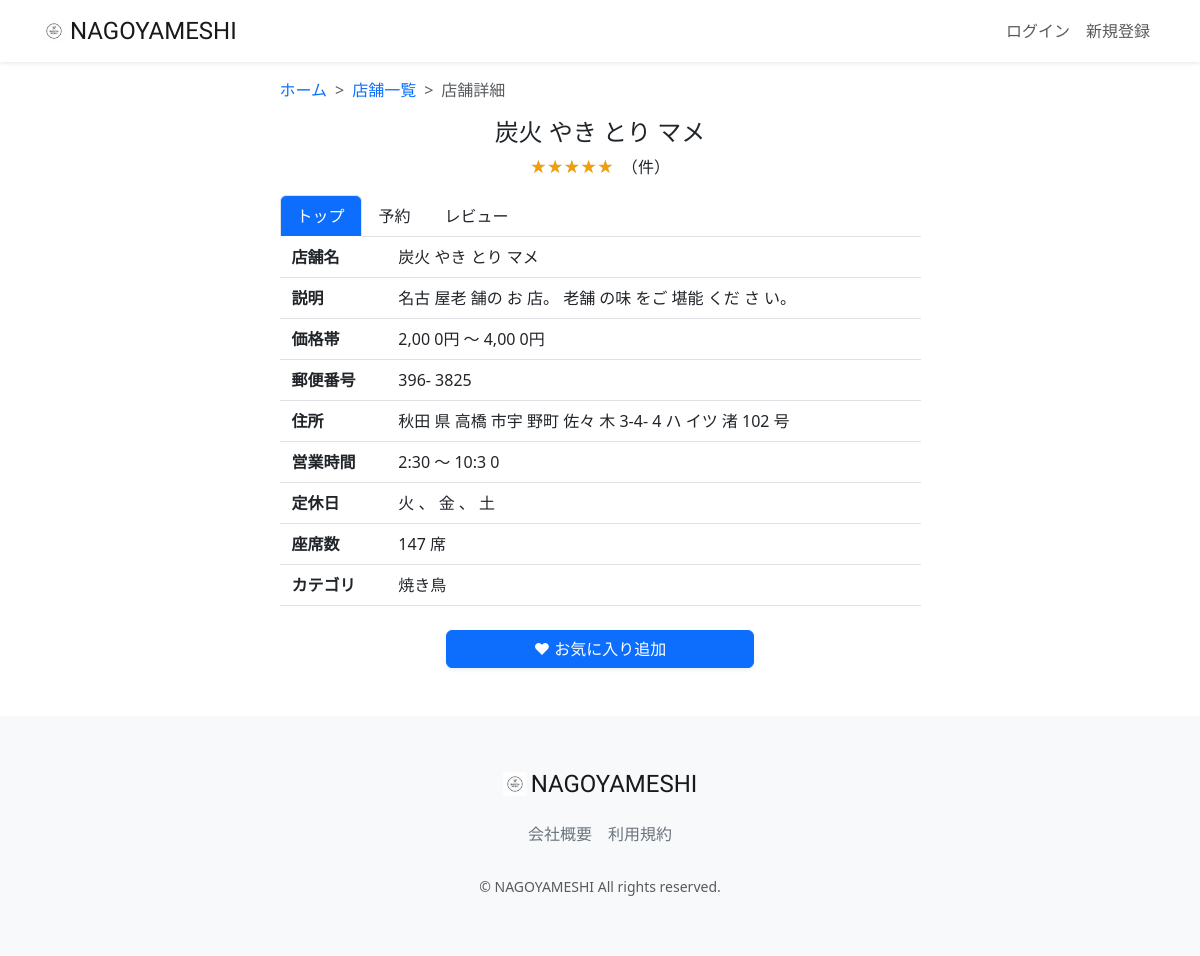
The page /restaurant-detail/1/ on the database its author committed.
### restaurant/models.py (models this page shows, shortened)
class Restaurant(models.Model):
    name = models.CharField(verbose_name='店舗名', max_length=64)
    description = models.CharField(verbose_name='説明', max_length=128)
    price = models.CharField(verbose_name='価格帯', max_length=32)
    zip_code = models.CharField(verbose_name='郵便番号', max_length=32)
    address = models.CharField(verbose_name='住所', max_length=128)
    business_time = models.CharField(verbose_name='営業時間', max_length=64)
    close_day_of_week = models.CharField(verbose_name='定休日', max_length=32)
    seats_number = models.CharField(verbose_name='座席数', max_length=32)
    category = models.ForeignKey(Category, verbose_name='カテゴリー',
on_delete=models.PROTECT)
    rate = models.FloatField(verbose_name='レート', default=0.0)
    review_num = models.IntegerField(verbose_name='レビュー数', default=0)
    reservation_num = models.IntegerField(verbose_name='予約数', default=0)
    photo = models.ImageField(verbose_name='写真', blank=True, null=True)
    created_at = models.DateTimeField(verbose_name='作成日時', auto_now_add=True)
    updated_at = models.DateTimeField(verbose_name='更新日時', auto_now=True)
    class Meta:
        verbose_name_plural = 'Restaurant'

class Category(models.Model):
    name = models.CharField(verbose_name='カテゴリー名', max_length=64)
    photo = models.ImageField(verbose_name='写真', blank=True, null=True)
    class Meta:
        verbose_name_plural = 'Category'
    def __str__(self):
        return self.name

### restaurant/views.py (the view)
# urls.py: path("restaurant-detail/<int:pk>/", views.RestaurantDetailView.as_view(), name="restaurant_detail"),
class RestaurantDetailView(generic.DetailView):
    template_name = "restaurant/restaurant_detail.html"
    model = models.Restaurant

### restaurant/templates/restaurant/restaurant_detail.html (shortened to what this page needs)
{% extends "layout/base.html" %}
{% load static %}
{% block content %}
<main>
  <div class="container nagoyameshi-container pb-5">
    <div class="row justify-content-center">
      <div class="col-xxl-6 col-xl-7 col-lg-8 col-md-10">
        <nav class="my-3" style="--bs-breadcrumb-divider: '>';" aria-label="breadcrumb">
          <ol class="breadcrumb mb-0">
            <li class="breadcrumb-item"><a href="{% url 'top_page' %}">ホーム</a></li>
            <li class="breadcrumb-item">
                <a href="{% url 'restaurant_list' %}?keyword=&button_type=keyword %}">店舗一覧</a>
            </li>
            <li class="breadcrumb-item active" aria-current="page">店舗詳細</li>
          </ol>
        </nav>
          <h1 class="mb-2 text-center">{{ object.name }}</h1>
            <p class="text-center">
              <span class="star-rating me-1" data-rate="{{ average_rate_star }}"></span>
                {{ average_rate }} （{{ rate_count }}件）
            </p>
              <ul class="nav nav-tabs mb-2">
                <li class="nav-item">
                  <a class="nav-link active bg-primary text-white" aria-current="page" href="{% url 'restaurant_detail' object.id %}">トップ</a>
                </li>
                <li class="nav-item">
                  <a class="nav-link link-dark"
                     href="#">予約</a>
                </li>
                <li class="nav-item">
                  <a class="nav-link link-dark"
                     href="#">レビュー</a>
                </li>
              </ul>
                <div class="container">
                  <div class="row pb-2 mb-2 border-bottom">
                    <div class="col-2">
                      <span class="fw-bold">店舗名</span>
                    </div>
                      <div class="col">
                        <span>{{ object.name }}</span>
                      </div>
                  </div>
                  <div class="row pb-2 mb-2 border-bottom">
                    <div class="col-2">
                      <span class="fw-bold">説明</span>
                    </div>
                    <div class="col">
                      <span>{{ object.description }}</span>
                    </div>
                    </div>
                      <div class="row pb-2 mb-2 border-bottom">
                        <div class="col-2">
                          <span class="fw-bold">価格帯</span>
                        </div>
                          <div class="col">
                            <span>{{ object.price }}</span>
                          </div>
                        </div>
                          <div class="row pb-2 mb-2 border-bottom">
                            <div class="col-2">
                              <span class="fw-bold">郵便番号</span>
                            </div>
                          <div class="col">
                            <span>{{ object.zip_code }}</span>
                          </div>
                        </div>
                          <div class="row pb-2 mb-2 border-bottom">
                            <div class="col-2">
                              <span class="fw-bold">住所</span>
                            </div>
                            <div class="col">
                              <span>{{ object.address }}</span>
                            </div>
                          </div>
                            <div class="row pb-2 mb-2 border-bottom">
                              <div class="col-2">
                                <span class="fw-bold">営業時間</span>
                              </div>
                                <div class="col">
                                  <span>{{ object.business_time }}</span>
                                </div>
                            </div>
                            <div class="row pb-2 mb-2 border-bottom">
                              <div class="col-2">
                                <span class="fw-bold">定休日</span>
                              </div>
                              <div class="col d-flex">
                                <div>
                                  {{ object.close_day_of_week }}
                                </div>
                              </div>
                            </div>
                            <div class="row pb-2 mb-2 border-bottom">
                              <div class="col-2">
                                <span class="fw-bold">座席数</span>
                              </div>
                                <div class="col">
                                  <span>{{ object.seats_number }}</span>
                                </div>
                            </div>
                            <div class="row pb-2 mb-4 border-bottom">
                              <div class="col-2">
                                <span class="fw-bold">カテゴリ</span>
                              </div>
                                <div class="col d-flex">
                                 <div>
                                   {{ object.category }}
                                  </div>
                              </div>
                            </div>
                            <form method="POST" enctype="multipart/form-data" class="text-center">
                              {% if is_favorite %}
                              <button type="submit" class="btn btn-outline-primary shadow-sm w-50 remove-favorite-button">
                              ♥ お気に入り解除
                              </button>
                              {% else %}
                              <button type="submit" class="btn btn-primary text-white shadow-sm w-50">
                              ♥ お気に入り追加
                              </button>
                              {% endif %}
                            </form>
           </div>
        </div>
     </div>
  </div>
</main>
{% endblock %}

### restaurant/templates/layout/base.html (shortened to what this page needs)
{% load static %}
<!DOCTYPE html>
<html lang="ja">
  <head>
      <link href="https://cdn.jsdelivr.net/npm/bootstrap@5.3.3/dist/css/bootstrap.min.css" rel="stylesheet">
      <link href="{% static 'css/nagoyameshi.css' %}" rel="stylesheet">
  </head>
  <body>
    <div id="app" class="wrapper">
      <nav class="navbar navbar-expand-md navbar-light bg-white shadow-sm">
        <div class="container nagoyameshi-container">
          <a class="navbar-brand app-name" href="{% url 'top_page' %}">
            <div class="d-flex align-items-center">
              <img class="nagoyameshi-logo me-1" src="{% static 'images/logo/logo.png' %}" alt="nagoyameshi">NAGOYAMESHI</div>
          </a>
          <div class="collapse navbar-collapse" id="navbarSupportedContent">
            <ul class="navbar-nav ms-auto">
              {% if user.is_subscribed %}
                <li class="nav-item dropdown">
                  <a id="navbarDropdown" class="nav-linkdropdown-toggle" href="#" role="button" data-bs-toggle="dropdown" aria-haspopup="true" aria-expanded="false" v-pre>{{ user.user_name }}</a>
                  <div class="dropdown-menu dropdown-menu-end" aria-labelledby="navbarDropdown">
                    <a class="dropdown-item"  href="{% url 'user_detail' user.id %}">会員情報</a>
                    <a class="dropdown-item" href="#">予約一覧</a>
                    <a class="dropdown-item" href="#">お気に入り一覧</a>
                    <a class="dropdown-item"  href="{% url 'subscribe_payment' %}">お支払い方法</a>
                    <a class="dropdown-item" href="{% url 'subscribe_cancel' %}">有料プラン解約</a>
                    <div class="dropdown-divider"></div>
                    <a class="dropdown-item" href="{% url 'account_logout' %}">ログアウト</a>
                  </div>
                </li>
              {% else %}
                {% if user.is_authenticated %}
                  <li class="nav-item dropdown">
                    <a id="navbarDropdown" class="nav-linkdropdown-toggle" href="#" role="button" data-bs-toggle="dropdown" aria-haspopup="true" aria-expanded="false" v-pre>{{ user.user_name }}</a>
                    <div class="dropdown-menu dropdown-menu-end" aria-labelledby="navbarDropdown">
                    <a class="dropdown-item" href="{% url 'user_detail' user.id %}">会員情報</a>
                    <a class="dropdown-item" href="{% url 'subscribe_register' %}">有料プラン登録</a>
                    <div class="dropdown-divider"></div>
                    <a class="dropdown-item" href="{% url 'account_logout' %}">ログアウト</a>'account_login' %}">ログイン</a>
            </div>
            </li>
              {% else %}
                <li class="nav-item">
                  <a class="nav-link" href="{% url 'account_login' %}">ログイン</a>
                </li>
                <li class="nav-item">
                  <a class="nav-link" href="{% url 'account_signup' %}">新規登録</a>
                </li>
                  {% endif %}
                  {% endif %}
            </ul>
          </div>
        </div>
      </nav>
    {% block content %}{% endblock %}
      <footer class="bg-light">
        <div class="d-flex justify-content-center footer-logo">
            <a class="navbar-brand app-name" href="{% url 'top_page' %}">
              <div class="d-flex align-items-center"><img class="nagoyameshi-logo me-1" src="{% static 'images/logo/logo.png' %}" alt="nagoyameshi">NAGOYAMESHI</div>
            </a>
        </div>
        <div class="d-flex justify-content-center footer-link">
          <a href="{% url 'company_page' %}" class="link-secondary me-3">会社概要</a>
          <a href="{% url 'terms_page' %}" class="link-secondary">利用規約</a>
        </div>
        <p class="text-center text-muted small mb-0">&copy; NAGOYAMESHI All rights reserved.</p>
      </footer>
      </div>
  </body>
</html>

### static/css/nagoyameshi.css (style rules this page uses)
.wrapper { min-height: 100vh; position: relative; padding-bottom: 240px; box-sizing: border-box; }
.nagoyameshi-logo { height: 24px; }
.app-name { font-family: 'Carter One', cursive; font-size: 24px; color: #191919; }
footer { width: 100%; height: 240px; position: absolute; bottom: 0; padding: 50px 15px; }
.footer-logo { margin-bottom: 20px; }
.footer-link { margin-bottom: 30px; }
h1 { font-size: 1.5rem; }
a { text-decoration: none !important; }
.star-rating { position: relative; z-index: 0; display: inline-block; white-space: nowrap; color: #CCCCCC; }
.star-rating:before, .star-rating:after { content: '★★★★★'; }
.star-rating:after { position: absolute; z-index: 1; top: 0; left: 0; overflow: hidden; white-space: nowrap; color: #F29F05; }

### rows shown on the page
Restaurant: name "炭火 やき とり マメ", description "名古 屋老 舗の お 店。 老舗 の味 をご 堪能 くだ さ い。", price "2,00 0円 ～ 4,00 0円", zip_code "396- 3825", address "秋田 県 高橋 市宇 野町 佐々 木 3-4- 4 ハ イツ 渚 102 号", business_time "2:30 ～ 10:3 0", close_day_of_week "火 、 金 、 土", seats_number "147 席", category "焼き鳥"
